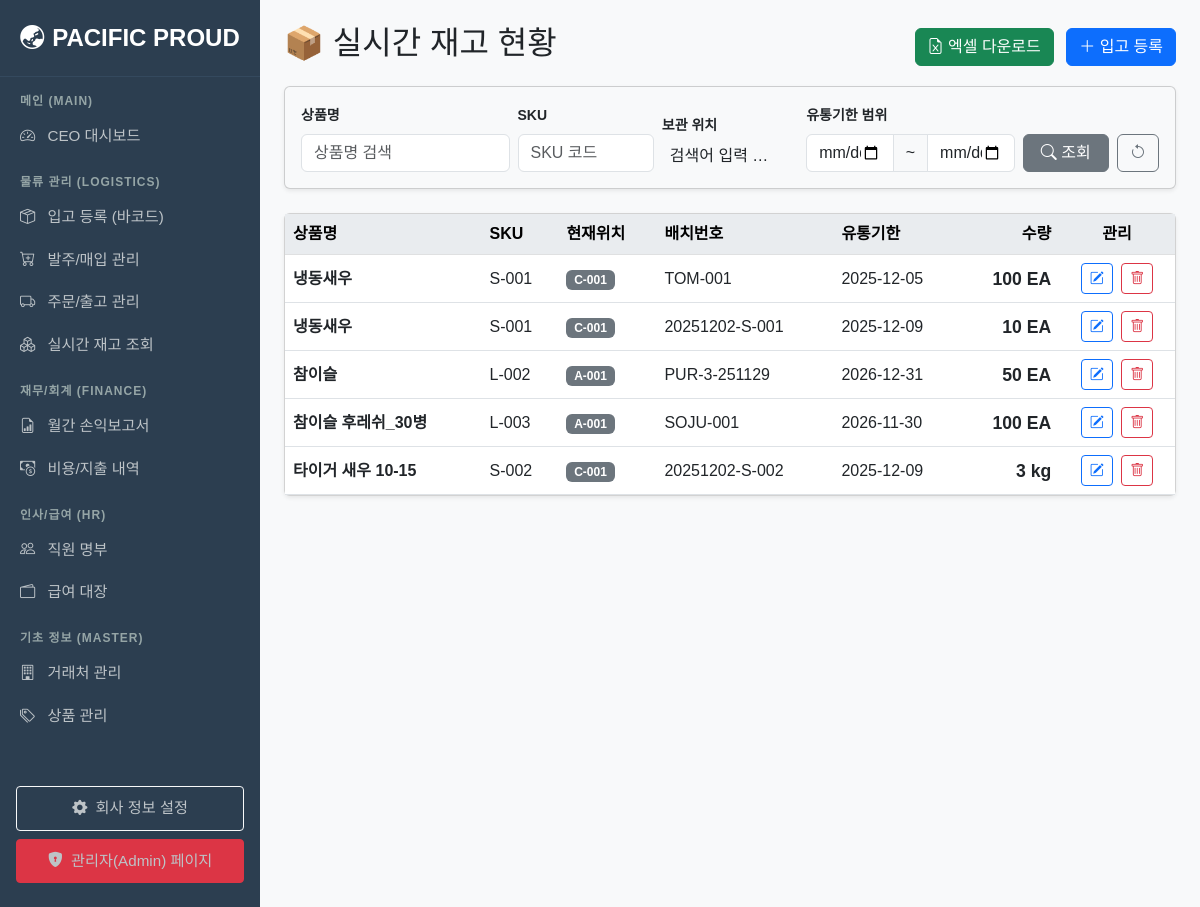
Screenshot of /inventory/ (signed in) with the database file from the repository.
### fulfillment/models.py (models this page shows, shortened)
class Inventory(models.Model):
    product = models.ForeignKey(Product, on_delete=models.PROTECT)
    location = models.ForeignKey(Location, on_delete=models.PROTECT)
    quantity = models.IntegerField(default=0)
    batch_number = models.CharField(max_length=50)
    received_date = models.DateField(default=timezone.now)
    expiry_date = models.DateField()
    @property
    def is_expired(self): return self.expiry_date < timezone.now().date()

class Product(models.Model):
    sku = models.CharField(max_length=50, unique=True)
    name = models.CharField(max_length=100)
    category = models.CharField(max_length=20, choices=ProductCategory.choices, default=ProductCategory.SEAFOOD)
    storage_type = models.CharField(max_length=20, choices=StorageType.choices)
    unit = models.CharField(max_length=10, default='EA')
    purchase_price = models.DecimalField(max_digits=10, decimal_places=0, default=0)
    price = models.DecimalField(max_digits=10, decimal_places=0)
    shelf_life_days = models.IntegerField(default=7)
    is_taxable = models.BooleanField(default=True)

class Location(models.Model):
    zone = models.ForeignKey(Zone, on_delete=models.CASCADE, related_name='locations')
    code = models.CharField(max_length=20, unique=True)
    is_active = models.BooleanField(default=True)

### fulfillment/views.py (the view)
# urls.py: path('inventory/', views.inventory_list, name='inventory_list'),
def inventory_list(request):
    inventories = Inventory.objects.filter(quantity__gt=0).select_related('product', 'location__zone').order_by('product__name')
    p_name = request.GET.get('p_name')
    sku = request.GET.get('sku')
    loc_id = request.GET.get('location')
    s_date = request.GET.get('start_date')
    e_date = request.GET.get('end_date')
    if p_name: inventories = inventories.filter(product__name__icontains=p_name)
    if sku: inventories = inventories.filter(product__sku__icontains=sku)
    if loc_id: inventories = inventories.filter(location_id=loc_id)
    if s_date: inventories = inventories.filter(expiry_date__gte=s_date)
    if e_date: inventories = inventories.filter(expiry_date__lte=e_date)
    locations = Location.objects.filter(is_active=True).select_related('zone').order_by('zone__name', 'code')
    return render(request, 'fulfillment/inventory_list.html', {'inventories': inventories, 'locations': locations})

### templates/fulfillment/inventory_list.html (shortened to what this page needs)
{% extends 'base.html' %}
{% load humanize %}
{% block content %}
<div class="d-flex justify-content-between align-items-center mb-3">
    <h2>📦 실시간 재고 현황</h2>
    <div>
        <a href="{% url 'fulfillment:export_inventory' %}?{{ request.GET.urlencode }}" class="btn btn-success me-2">
            <i class="bi bi-file-earmark-excel"></i> 엑셀 다운로드
        </a>
        <a href="{% url 'fulfillment:inbound_create' %}" class="btn btn-primary">
            <i class="bi bi-plus-lg"></i> 입고 등록
        </a>
    </div>
</div>
<div class="card shadow-sm mb-4 bg-light">
    <div class="card-body py-3">
        <form method="get" class="row g-2 align-items-end">
            <div class="col-md-3">
                <label class="form-label fw-bold small">상품명</label>
                <input type="text" name="p_name" class="form-control" value="{{ request.GET.p_name }}" placeholder="상품명 검색">
            </div>
            <div class="col-md-2">
                <label class="form-label fw-bold small">SKU</label>
                <input type="text" name="sku" class="form-control" value="{{ request.GET.sku }}" placeholder="SKU 코드">
            </div>
            <div class="col-md-2">
                <label class="form-label fw-bold small">보관 위치</label>
            </div>
            <div class="col-md-3">
                <label class="form-label fw-bold small">유통기한 범위</label>
                <div class="input-group">
                    <input type="date" name="start_date" class="form-control" value="{{ request.GET.start_date }}">
                    <span class="input-group-text">~</span>
                    <input type="date" name="end_date" class="form-control" value="{{ request.GET.end_date }}">
                </div>
            </div>
            <div class="col-md-2 d-flex gap-2">
                <button type="submit" class="btn btn-secondary flex-fill">
                    <i class="bi bi-search"></i> 조회
                </button>
                <a href="{% url 'fulfillment:inventory_list' %}" class="btn btn-outline-secondary">
                    <i class="bi bi-arrow-counterclockwise"></i>
                </a>
            </div>
        </form>
    </div>
</div>
<div class="card shadow-sm">
    <div class="card-body p-0">
        <table class="table table-hover align-middle mb-0">
            <thead class="table-light">
                <tr>
                    <th>상품명</th>
                    <th>SKU</th>
                    <th>현재위치</th>
                    <th>배치번호</th>
                    <th>유통기한</th>
                    <th class="text-end">수량</th>
                    <th class="text-center">관리</th>
                </tr>
            </thead>
            <tbody>
                {% for item in inventories %}
                <tr>
                    <td class="fw-bold">{{ item.product.name }}</td>
                    <td>{{ item.product.sku }}</td>
                    <td><span class="badge bg-secondary">{{ item.location.code }}</span></td>
                    <td>{{ item.batch_number }}</td>
                    <td {% if item.is_expired %}class="text-danger fw-bold"{% endif %}>
                        {{ item.expiry_date|date:"Y-m-d" }}
                    </td>
                    <td class="text-end fw-bold" style="font-size: 1.1em;">
                        {{ item.quantity|intcomma }} {{ item.product.unit }}
                    </td>
                    <td class="text-center">
                        <a href="{% url 'fulfillment:inventory_update' item.id %}" class="btn btn-sm btn-outline-primary me-1" title="수정"><i class="bi bi-pencil-square"></i></a>
                        <a href="{% url 'fulfillment:inventory_delete' item.id %}" class="btn btn-sm btn-outline-danger" title="삭제"><i class="bi bi-trash"></i></a>
                    </td>
                </tr>
                {% empty %}
                <tr><td colspan="7" class="text-center p-4">검색 조건에 맞는 재고가 없습니다.</td></tr>
                {% endfor %}
            </tbody>
        </table>
    </div>
</div>
{% endblock %}

### templates/base.html (style rules this page uses)
body { font-family: 'Malgun Gothic', sans-serif; background-color: #f8f9fa; }
.card-body.p-0 { max-height: 75vh; overflow-y: auto; }
.table thead th { position: sticky; top: 0; z-index: 2; background-color: #e9ecef; box-shadow: 0 2px 2px -1px rgba(0, 0, 0, 0.1); border-top: none; }

### rows the page displays
Inventory: product.name "냉동새우", product.sku "S-001", location.code "C-001", batch_number "TOM-001", expiry_date "2025-12-05", quantity "100", product.unit "EA"
Inventory: product.name "냉동새우", product.sku "S-001", location.code "C-001", batch_number "20251202-S-001", expiry_date "2025-12-09", quantity "10", product.unit "EA"
Inventory: product.name "참이슬", product.sku "L-002", location.code "A-001", batch_number "PUR-3-251129", expiry_date "2026-12-31", quantity "50", product.unit "EA"
Inventory: product.name "참이슬 후레쉬_30병", product.sku "L-003", location.code "A-001", batch_number "SOJU-001", expiry_date "2026-11-30", quantity "100", product.unit "EA"
Inventory: product.name "타이거 새우 10-15", product.sku "S-002", location.code "C-001", batch_number "20251202-S-002", expiry_date "2025-12-09", quantity "3", product.unit "kg"
